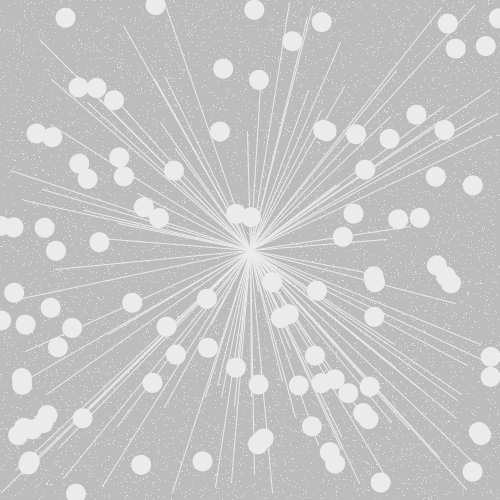
Frame 1 (no input)
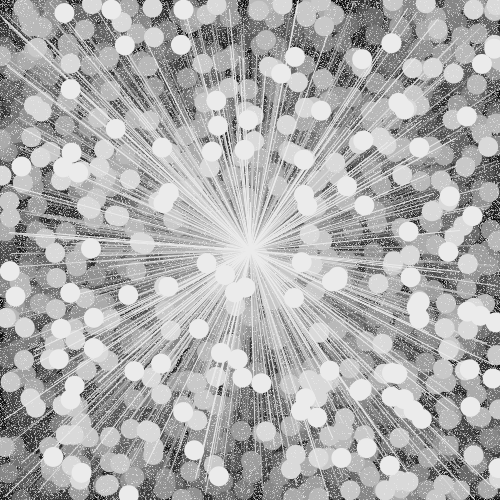
Frame 60 (the mouse pressed at the canvas centre just before this capture)
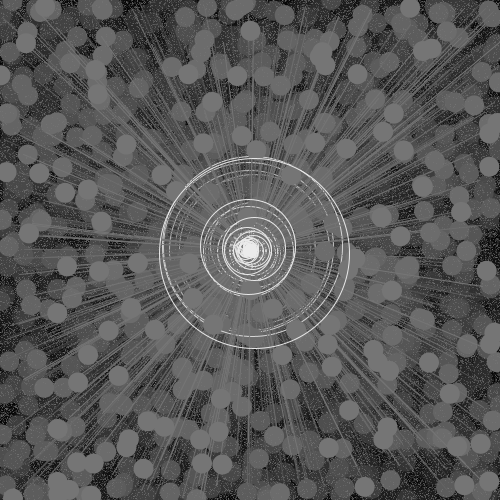
Frame 120 (the mouse held since frame 60 and released just before this capture)

The Processing sketch that drew these frames (run headless with seeded random() and noise(); from frame 60 on, the mouse is pressed at the canvas centre):

// Processing sketch: liveCoding_Test
// ── liveCoding_Test.pde
int countRect = 100;
int radius = 0;
int inc = 0;
void setup() {
  size(500, 500);
}
void draw() {
  //background(map(mouseY, 0, height, 0, 255));
  countRect = 100;
  inc = 10;
  
  noStroke();
  fill(map(mouseY, 0, height, 255, 0));
  for (int i = 0; i < countRect; i++) {
    noStroke();
    ellipse(random(width), random(height), 20, 20);
    stroke(map(mouseY, 0, height, 255, 0));
    line(random(width), random(height), width/2, height/2);
    for (int j = 0; j < 100; j++) {
      point(random(width), random(height));
    }
  }
  
  noFill();
  stroke(255, mouseX);
  for (int r = 1; r < 100; r++) {
    ellipse(width/2 + random(-5, 5), height/2 + random(-5, 5), radius/r, radius/r);
  }
  radius += inc;
  if (radius >= width) { radius = 0; }
  fill(0, 20);
  noStroke();
  rect(0, 0, width, height);
}
